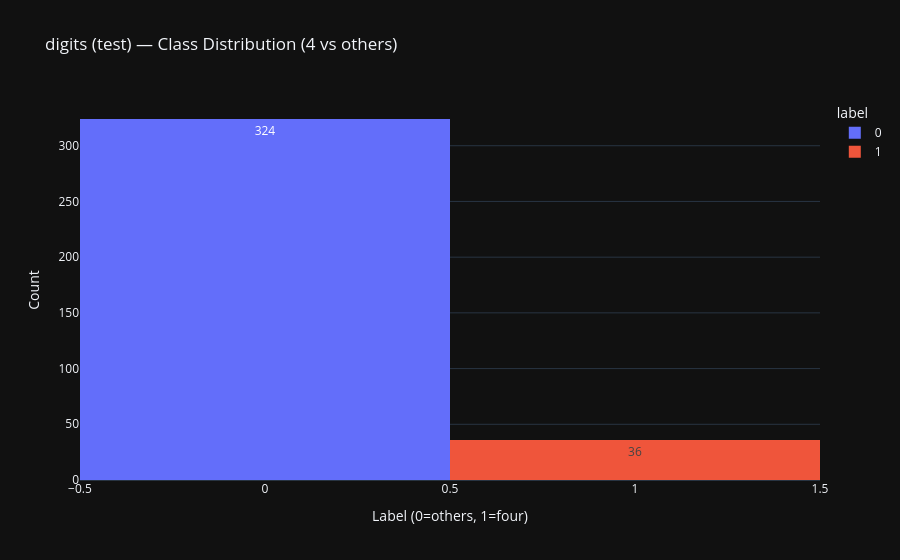

The code cell stored with this chart in its notebook:
### Code cell
import plotly.express as px

dist_df = pd.DataFrame({"label": y_test})
fig = px.histogram(dist_df, x="label", color="label", text_auto=True,
                   title="digits (test) — Class Distribution (4 vs others)",
                   category_orders={"label":[0,1]},
                   template="plotly_dark")
fig.update_xaxes(title="Label (0=others, 1=four)")
fig.update_yaxes(title="Count")
fig.show()

### Figure 1 — Plotly figure (JSON) as saved in the notebook; plotly's stock layout.template omitted (floating-point values rounded to 4 significant figures; data arrays with more than 128 entries replaced by an {"elided": "..."} marker saying what was removed)
{"data": [{"bingroup": "x", "hovertemplate": "label=%{x}<br>count=%{y}<extra></extra>", "legendgroup": "0", "marker": {"color": "#636efa", "pattern": {"shape": ""}}, "name": "0", "orientation": "v", "showlegend": true, "texttemplate": "%{value}", "type": "histogram", "x": {"elided": "324 int values"}, "xaxis": "x", "yaxis": "y"}, {"bingroup": "x", "hovertemplate": "label=%{x}<br>count=%{y}<extra></extra>", "legendgroup": "1", "marker": {"color": "#EF553B", "pattern": {"shape": ""}}, "name": "1", "orientation": "v", "showlegend": true, "texttemplate": "%{value}", "type": "histogram", "x": [1, 1, 1, 1, 1, 1, 1, 1, 1, 1, 1, 1, 1, 1, 1, 1, 1, 1, 1, 1, 1, 1, 1, 1, 1, 1, 1, 1, 1, 1, 1, 1, 1, 1, 1, 1], "xaxis": "x", "yaxis": "y"}], "layout": {"barmode": "relative", "legend": {"title": {"text": "label"}, "tracegroupgap": 0}, "title": {"text": "digits (test) — Class Distribution (4 vs others)"}, "xaxis": {"anchor": "y", "categoryarray": [0, 1], "categoryorder": "array", "domain": [0, 1], "title": {"text": "Label (0=others, 1=four)"}}, "yaxis": {"anchor": "x", "domain": [0, 1], "title": {"text": "Count"}}}}
